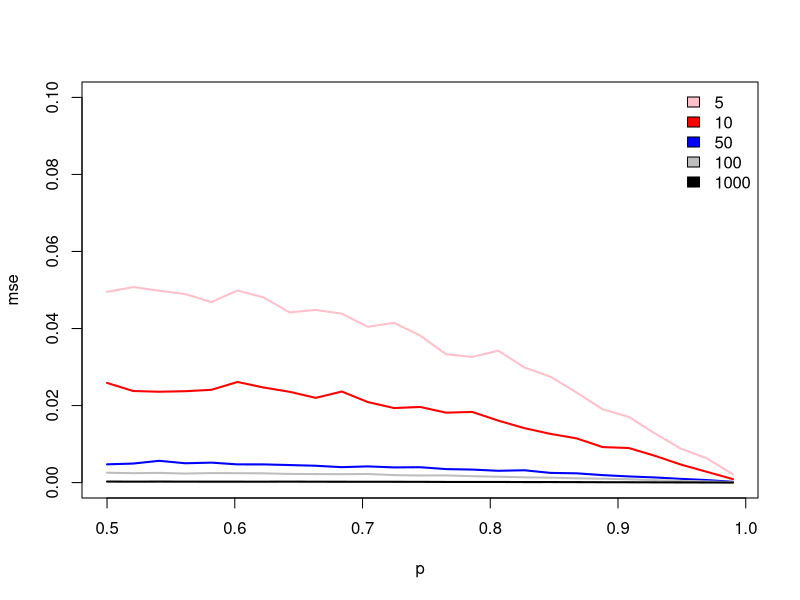
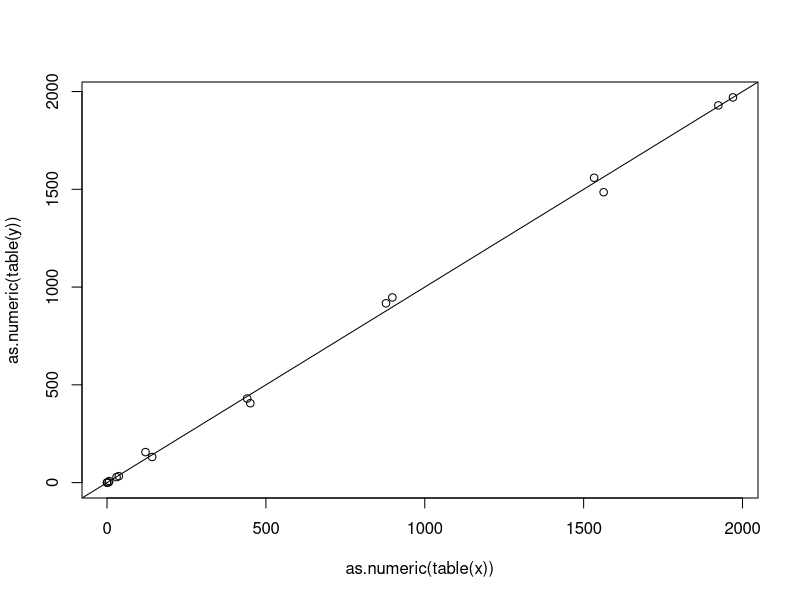
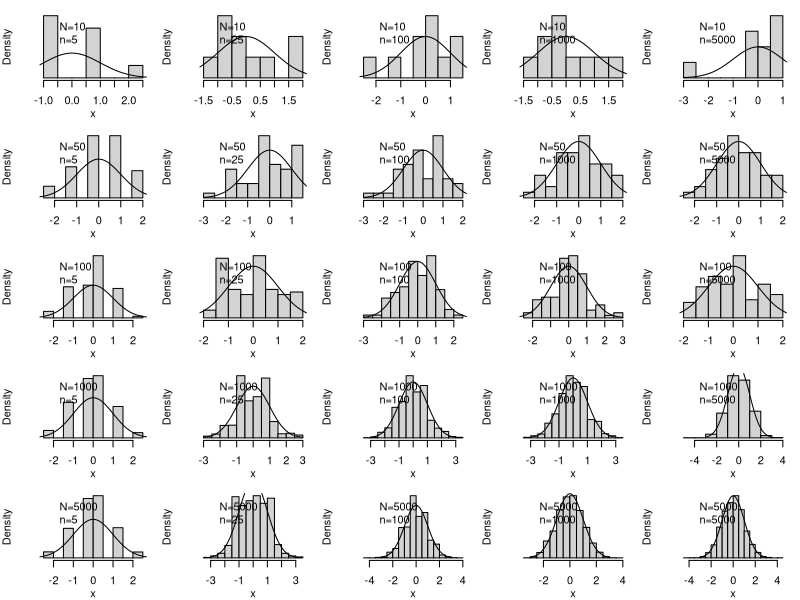
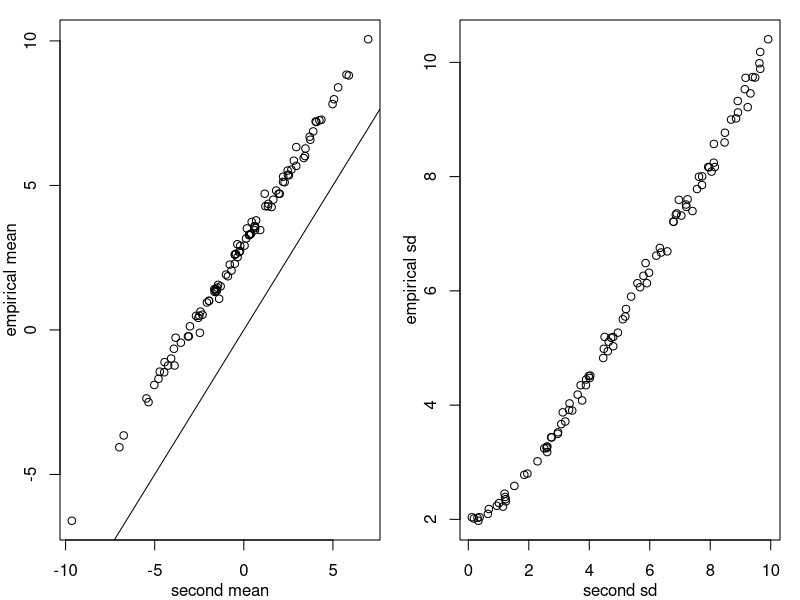
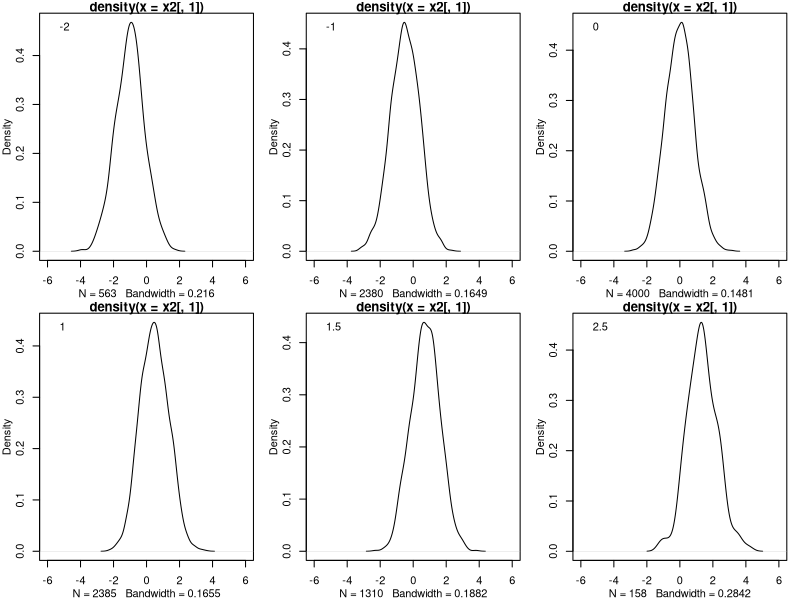

Generate these figures, in order, with R:
############################################################################################################
##A. bernoulli distribution
##a. how good of an estimate of p is the mean? interplay between the magnitude of p and the sample size

p.est<-list()
for (N in c(5,10,50,100,1000)) {
    for (p in seq(0.5,0.99,length.out=25)) {
        m<-numeric()
        for (i in 1:1000) {
            coins<-rbinom(N,1,p)
            m[i]<-mean(coins)
        }
        p.est[[paste(N,p)]]<-c(N,p,mean((m-p)^2))
    }
}

x<-data.frame(do.call("rbind",p.est))
L<-split(x,x[,1])
cols<-c("pink","red","blue","gray","black")
plot(NULL,ylim=c(0,0.1),xlim=range(x[,2]),xlab='p',ylab='mse')
for (i in 1:length(L)) lines(L[[i]][,-1],lwd=2,col=cols[i])
legend("topright",bty='n',fill=cols,names(L))

############################################################################################################
##b. the binomial distribution
ntrial<-15
x<-rbinom(10000,ntrial,.5)
y<-numeric()
for (i in 1:10000) {
    z<-numeric()
    for (j in 1:ntrial) z[j]<-rbinom(1,1,.5)
    y[i]<-sum(z)
}
x<-factor(x,levels=0:ntrial)
y<-factor(y,levels=0:ntrial)
plot(as.numeric(table(x)),as.numeric(table(y))); abline(0,1)

############################################################################################################
##c. the CLT, https://en.wikipedia.org/wiki/Central_limit_theorem
#Which is relevant, N or n, in terms of having the CLT apply?
fun<-function(N,n,p=0.5) { #N is the number of people, n is the number of tosses per person
    x<-rbinom(N,n,p)
    x<-(x-mean(x))/sd(x)
    hist(x,main='',freq=FALSE,yaxt='n')
    xv<-seq(-3,3,length.out=1000)
    lines(xv,dnorm(xv))
    legend("topleft",bty='n',c(paste0("N=",N),paste0("n=",n)))
}
par(mfrow=c(5,5),mar=c(3,3,1,1),mgp=c(2,1,0),oma=rep(0,4))
for (N in c(10,50,100,1000,5000)) for (n in c(5,25,100,1000,5000)) fun(N,n)

############################################################################################################
##C. the normal distribution
##Let's attempt to recover some of the most useful facts about the normal distribution from simulation

##a.i. What proportion of the distribution is more than 1.96 from the mean(=0)?
x<-rnorm(50000,mean=0,sd=1)
sum(abs(x)>1.96)/length(x) #what is this telling us?

##a.iiWhat does the sum of two normal variables look like?
N<-1000
m1<-3
sd1<-2
m2<-rnorm(100,mean=0,sd=3)
sd2<-runif(100,0.1,10)
out<-list()
for (i in 1:length(m2)) {
    x1<-rnorm(N,mean=m1,sd=sd1)
    ##
    x2<-rnorm(N,mean=m2[i],sd=sd2[i])
    ##
    y<-x1+x2
    m<-mean(y)
    s<-sd(y)
    out[[i]]<-c(m,s)
}
z<-do.call("rbind",out)

par(mfrow=c(1,2),mgp=c(2,1,0),mar=c(3,3,1,1))
plot(m2,z[,1],xlab="second mean",ylab="empirical mean"); abline(0,1)
##What does this tell us?
plot(sd2,z[,2],xlab="second sd",ylab="empirical sd")
##What does this suggest? 

##Note: Analytic derivations of these facts would be preferable for any number of reasons. The goal here is to get our hands dirty with some real simulations but simulations are not always the right tool for the job! 

##b. Now let's look at a bivariate normal distribution
library(MASS)
x<-mvrnorm(500000,mu=rep(0,2),Sigma=matrix(c(1,.5,.5,1),2,2))
##What is the distribution of a conditional look like? So if we look at the probability density when the second variable is 1.5 (or some other value)?
par(mfrow=c(2,3),mgp=c(2,1,0),mar=c(3,3,1,1))
for (val in c(-2,-1,0,1,1.5,2.5)) {
    x2<-x[abs(x[,2]-val)<.01,]
    plot(density(x2[,1]),xlim=c(-6,6))
    legend("topleft",bty='n',legend=val)
}

##What do you think? 
##Note the centers of these distributions on the x-axis. What would you need to change in the above to change those values? 
